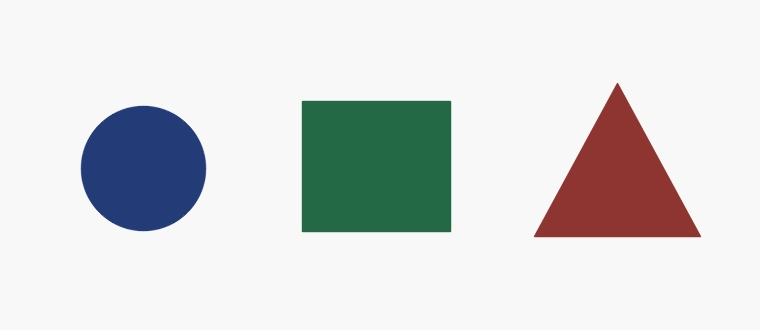
#> input picture Module_4_Activity_7_Bounding_Boxes/objects.jpg, 760 x 330 px
$ python bounding_boxes.py
#> lines starting #> are read from the running program, lines starting #| are printed output that depends on the picture; after the words box and inside, x2 and y2 are one past the last pixel; in counts of white or black regions, pixels touching at a corner belong together
from pathlib import Path

import cv2

folder = Path(__file__).resolve().parent
input_path = folder / "objects.jpg"
output_path = folder / "bounding_boxes.jpg"

image = cv2.imread(str(input_path))
#> image is the input picture: shape (330, 760, 3); mean B, G, R 217.3, 217.4, 215.3
if image is None:
    raise SystemExit(f"Could not open {input_path}. Add a readable image and try again.")

gray = cv2.cvtColor(image, cv2.COLOR_BGR2GRAY)
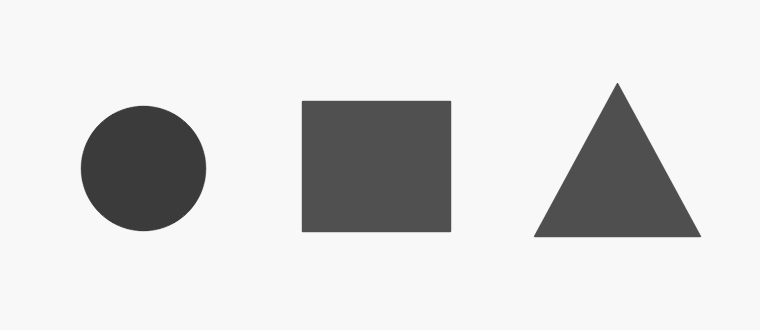
#> gray: shape (330, 760); min 55, max 252, mean 216.8
blurred = cv2.GaussianBlur(gray, (5, 5), 0)
_, mask = cv2.threshold(
    blurred, 0, 255, cv2.THRESH_BINARY_INV | cv2.THRESH_OTSU
)
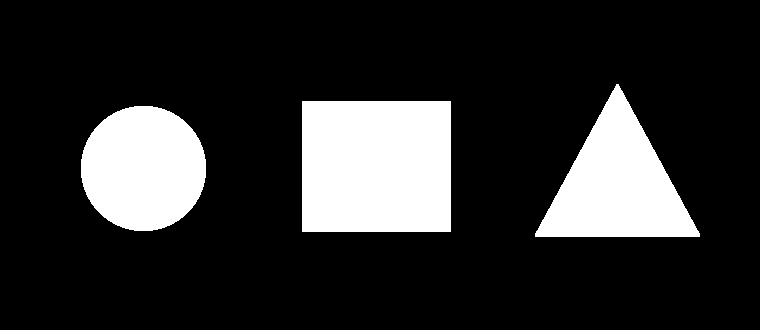
#> mask: shape (330, 760); 17.9% white; 3 white regions
contours, _ = cv2.findContours(
    mask, cv2.RETR_EXTERNAL, cv2.CHAIN_APPROX_SIMPLE
)
#> contours = 3 contours; box (x1, y1, x2, y2) and area: (302, 101, 451, 232) 19240, (535, 84, 700, 237) 12761, (81, 106, 206, 231) 12184

min_area = 300  # Square pixels. Lower this value for smaller objects.
object_count = 0
green = (0, 255, 0)

for contour in sorted(contours, key=lambda region: cv2.boundingRect(region)[0]):
    if cv2.contourArea(contour) < min_area:
        continue

    x, y, width, height = cv2.boundingRect(contour)
    object_count += 1

    cv2.rectangle(image, (x, y), (x + width - 1, y + height - 1), green, 2)
    cv2.putText(
        image,
        f"Object {object_count}",
        (x, max(20, y - 8)),
        cv2.FONT_HERSHEY_SIMPLEX,
        0.6,
        green,
        2,
        cv2.LINE_AA,
    )
#> this loop made 3 passes
#> (x, y, width, height) on passes 1, 3: (81, 106, 125, 125), (535, 84, 165, 153)
#> (contour, x, y, width, height) on pass 2: ([[302, 101], [302, 231], [450, 231], [450, 101]], 302, 101, 149, 131)
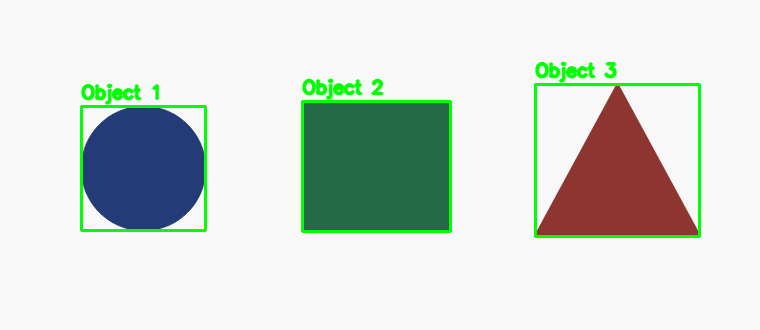
#> image: shape (330, 760, 3); 3.19% of pixels changed, all inside (x1, y1, x2, y2) = (80, 61, 701, 238)
#> after the loop, object_count = 3

if not cv2.imwrite(str(output_path), image):
    raise SystemExit(f"Could not save {output_path}.")

print(f"Objects detected: {object_count}")
#| Objects detected: 3
print(f"Output saved to {output_path}")
